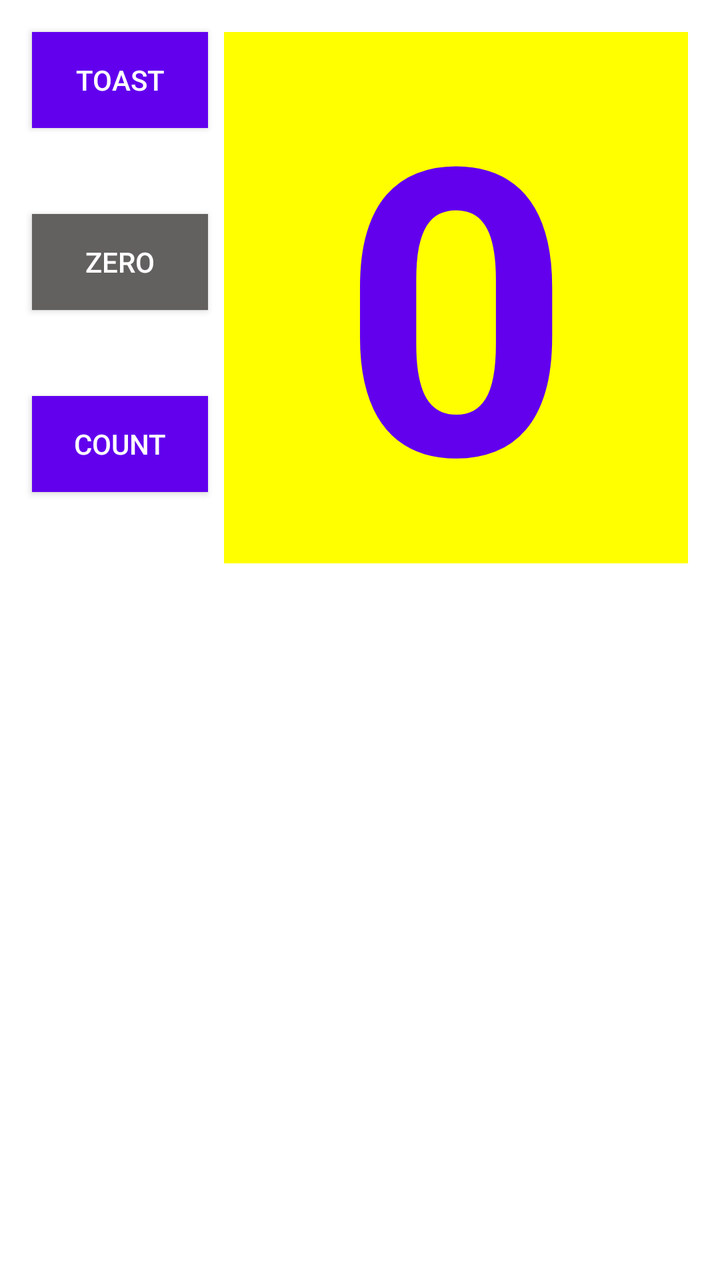
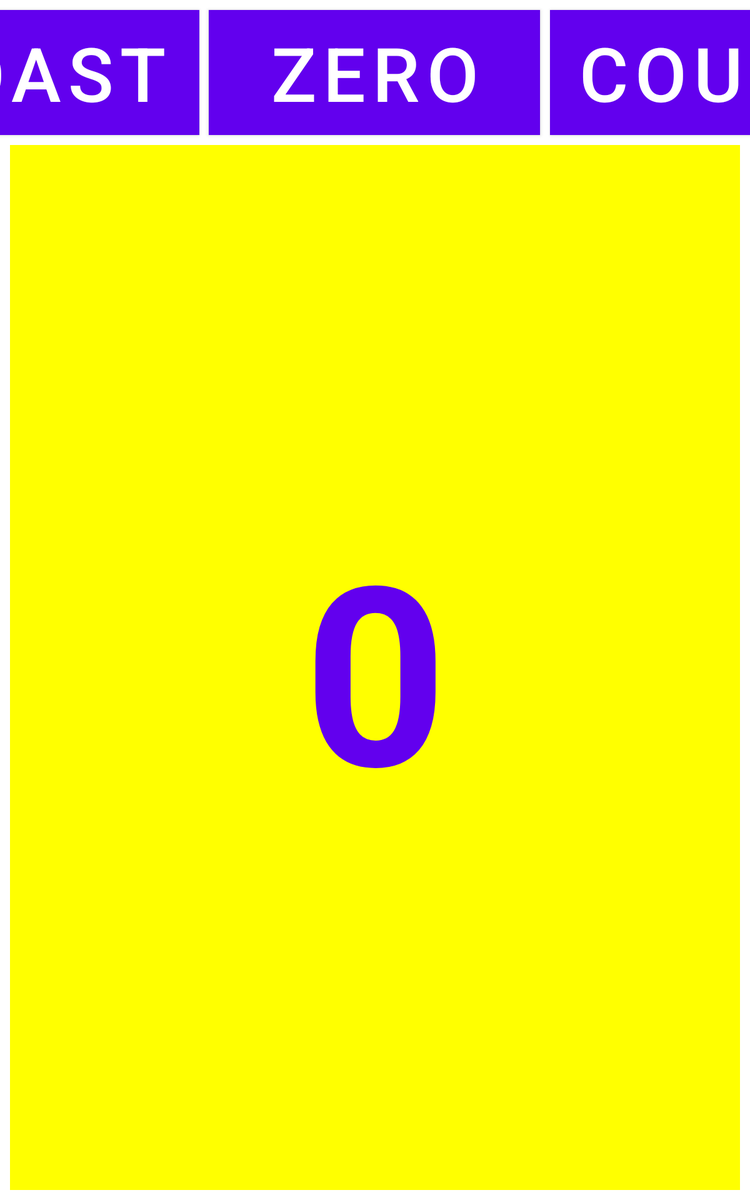

First picture: res/layout/ on a phone held upright. Second picture: the repository's own variant of that layout, on a device whose configuration matches the variant's folder. Source for both follows.
<!-- AndroidManifest.xml: application theme Theme.Homework2 -->
<!-- res/layout/activity_hello_constraint.xml -->
<?xml version="1.0" encoding="utf-8"?>
<androidx.constraintlayout.widget.ConstraintLayout xmlns:android="http://schemas.android.com/apk/res/android"
    xmlns:app="http://schemas.android.com/apk/res-auto"
    xmlns:tools="http://schemas.android.com/tools"
    android:id="@+id/constraint"
    android:layout_width="match_parent"
    android:layout_height="match_parent"
    android:orientation="vertical"
    tools:context=".hellotoast.HelloConstraint">

    <androidx.appcompat.widget.AppCompatButton
        android:id="@+id/button_toast"
        android:layout_width="wrap_content"
        android:layout_height="wrap_content"
        android:layout_marginStart="16dp"
        android:layout_marginTop="16dp"
        android:background="@color/design_default_color_primary"
        android:onClick="showToast"
        android:text="@string/button_label_toast"
        android:textColor="@android:color/white"
        app:layout_constraintStart_toStartOf="parent"
        app:layout_constraintTop_toTopOf="parent" />

   <androidx.appcompat.widget.AppCompatButton
       android:id="@id/button_zero"
       android:layout_width="wrap_content"
       android:layout_height="wrap_content"
       android:layout_marginStart="16dp"
       android:text="@string/button_label_zero"
       android:textColor="@color/white"
       android:background="@color/gray"
       android:onClick="setToZero"
       app:layout_constraintTop_toBottomOf="@id/button_toast"
       app:layout_constraintBottom_toTopOf="@id/button_count"
       app:layout_constraintStart_toStartOf="parent"/>



    <androidx.appcompat.widget.AppCompatButton
        android:id="@+id/button_count"
        android:layout_width="wrap_content"
        android:layout_height="wrap_content"
        android:layout_marginStart="16dp"
        android:background="@color/design_default_color_primary"
        android:onClick="countUp"
        android:text="@string/button_label_count"
        android:textColor="@android:color/white"
        app:layout_constraintBaseline_toBaselineOf="@+id/show_count"
        app:layout_constraintStart_toStartOf="parent" />

    <TextView
        android:id="@+id/show_count"
        android:layout_width="0dp"
        android:layout_height="wrap_content"
        android:layout_marginStart="8dp"
        android:layout_marginTop="16dp"
        android:layout_marginEnd="16dp"
        android:background="#FFFF00"
        android:gravity="center"
        android:text="@string/count_initial_value"
        android:textColor="@color/design_default_color_primary"
        android:textSize="200sp"
        android:textStyle="bold"
        app:layout_constraintEnd_toEndOf="parent"
        app:layout_constraintStart_toEndOf="@id/button_toast"
        app:layout_constraintTop_toTopOf="parent" />

</androidx.constraintlayout.widget.ConstraintLayout>
<!-- resources referenced by this layout -->
<resources>
  <color name="gray">#636060</color>
  <color name="white">#FFFFFFFF</color>
  <string name="button_label_count">Count</string>
  <string name="button_label_toast">Toast</string>
  <string name="button_label_zero">Zero</string>
  <string name="count_initial_value">0</string>
  <style name="Theme.Homework2" parent="Theme.MaterialComponents.DayNight.DarkActionBar">
          
          <item name="colorPrimary">@color/design_default_color_primary</item>
          <item name="colorPrimaryVariant">@color/design_default_color_primary_variant</item>
          <item name="colorOnPrimary">@color/design_default_color_on_primary</item>
          
          <item name="colorSecondary">@color/design_default_color_secondary</item>
          <item name="colorSecondaryVariant">@color/design_default_color_secondary_variant</item>
          <item name="colorOnSecondary">@color/design_default_color_on_secondary</item>
          
          <item name="android:statusBarColor" tools:targetApi="l">?attr/colorPrimaryVariant</item>
          
      </style>
</resources>
<!-- res/layout-sw600dp/activity_hello_constraint.xml (the repository's variant of the layout above) -->
<!-- drawn on a 7-inch tablet held upright -->
<?xml version="1.0" encoding="utf-8"?>
<androidx.constraintlayout.widget.ConstraintLayout xmlns:android="http://schemas.android.com/apk/res/android"
    xmlns:app="http://schemas.android.com/apk/res-auto"
    xmlns:tools="http://schemas.android.com/tools"
    android:id="@+id/constraint"
    android:layout_width="match_parent"
    android:layout_height="match_parent"
    tools:context=".hellotoast.HelloConstraint">

    <Button
        android:id="@+id/button_toast"
        android:layout_width="265dp"
        android:layout_height="wrap_content"
        android:layout_marginStart="8dp"
        android:layout_marginTop="8dp"
        android:background="@color/design_default_color_primary"
        android:onClick="showToast"
        android:text="@string/button_label_toast"
        android:textColor="@android:color/white"
        android:textSize="60sp"
        app:layout_constraintEnd_toStartOf="@+id/button_zero"
        app:layout_constraintHorizontal_bias="0.5"
        app:layout_constraintStart_toStartOf="parent"
        app:layout_constraintTop_toTopOf="parent" />

    <Button
        android:id="@+id/button_zero"
        android:layout_width="265dp"
        android:layout_height="wrap_content"
        android:layout_marginStart="8dp"
        android:background="@color/design_default_color_primary"
        android:onClick="setToZero"
        android:text="@string/button_label_zero"
        android:textColor="@android:color/white"
        android:textSize="60sp"
        app:layout_constraintBaseline_toBaselineOf="@+id/button_toast"
        app:layout_constraintEnd_toStartOf="@+id/button_count"
        app:layout_constraintStart_toEndOf="@+id/button_toast" />

    <Button
        android:id="@+id/button_count"
        android:layout_width="266dp"
        android:layout_height="wrap_content"
        android:layout_marginStart="8dp"
        android:layout_marginEnd="8dp"
        android:background="@color/design_default_color_primary"
        android:onClick="countUp"
        android:text="@string/button_label_count"
        android:textColor="@android:color/white"
        android:textSize="60sp"
        app:layout_constraintBaseline_toBaselineOf="@+id/button_toast"
        app:layout_constraintEnd_toEndOf="parent"
        app:layout_constraintHorizontal_bias="0.5"
        app:layout_constraintStart_toEndOf="@+id/button_zero" />

    <TextView
        android:id="@+id/show_count"
        android:layout_width="0dp"
        android:layout_height="0dp"
        android:layout_marginStart="8dp"
        android:layout_marginTop="8dp"
        android:layout_marginEnd="8dp"
        android:layout_marginBottom="8dp"
        android:background="#FFFF00"
        android:gravity="center"
        android:text="@string/count_initial_value"
        android:textAlignment="center"
        android:textColor="@color/design_default_color_primary"
        android:textSize="200sp"
        android:textStyle="bold"
        app:layout_constraintBottom_toBottomOf="parent"
        app:layout_constraintEnd_toEndOf="parent"
        app:layout_constraintStart_toStartOf="parent"
        app:layout_constraintTop_toBottomOf="@+id/button_toast" />
</androidx.constraintlayout.widget.ConstraintLayout>
<!-- resources referenced by the variant -->
<!-- as a 7-inch tablet held upright resolves them -->
<resources>
  <string name="button_label_count">Count</string>
  <string name="button_label_toast">Toast</string>
  <string name="button_label_zero">Zero</string>
  <string name="count_initial_value">0</string>
  <style name="Theme.Homework2" parent="Theme.MaterialComponents.DayNight.DarkActionBar">
          
          <item name="colorPrimary">@color/design_default_color_primary</item>
          <item name="colorPrimaryVariant">@color/design_default_color_primary_variant</item>
          <item name="colorOnPrimary">@color/design_default_color_on_primary</item>
          
          <item name="colorSecondary">@color/design_default_color_secondary</item>
          <item name="colorSecondaryVariant">@color/design_default_color_secondary_variant</item>
          <item name="colorOnSecondary">@color/design_default_color_on_secondary</item>
          
          <item name="android:statusBarColor" tools:targetApi="l">?attr/colorPrimaryVariant</item>
          
      </style>
</resources>
